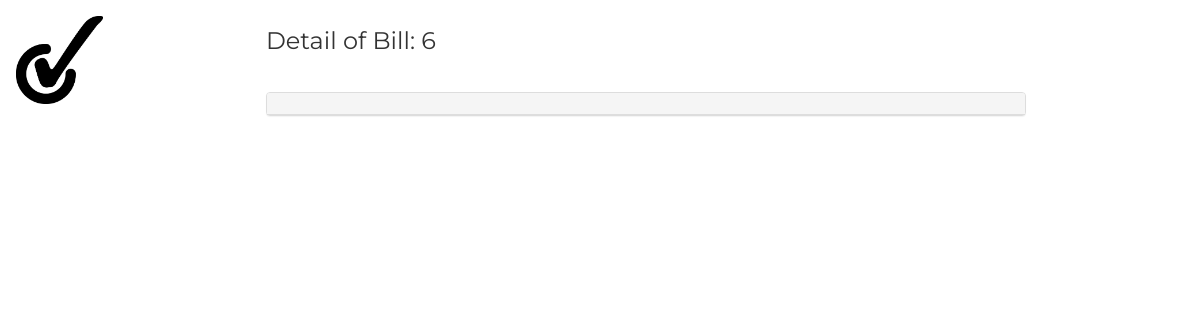
Before: /billdetail.php?madon=6 (signed in) with the older database file.
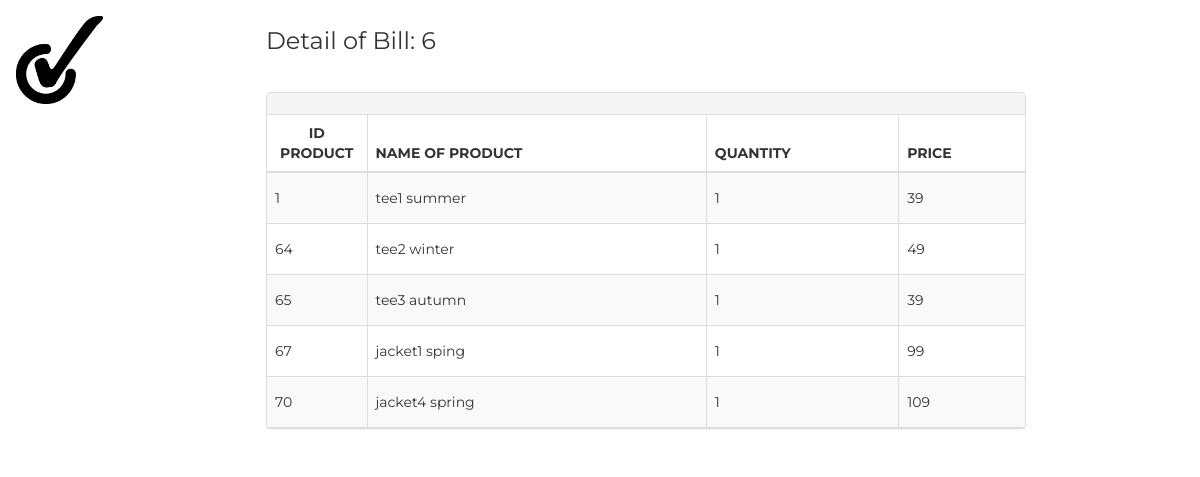
After: the same page with the newer database file.
### tables this page shows
CREATE TABLE `chitiethoadon` (
  `maDon` int(30) NOT NULL,
  `maSP` int(30) NOT NULL,
  `tenSP` varchar(50) NOT NULL,
  `userKH` varchar(64) NOT NULL,
  `soluong` int(11) NOT NULL,
  `gia` int(11) NOT NULL
);

### login.php (called while the page is built, shortened)
<?php
function isLoginedAdmin(){
    return isset($_SESSION['admin']);
}
?>

### billdetail.php (the view, shortened to what this page needs)
<!DOCTYPE html>
<?php
require_once('login.php');
?>
<html>
<link rel="stylesheet" href="SOURCE.css">
<link rel="stylesheet" href="https://cdnjs.cloudflare.com/ajax/libs/font-awesome/4.7.0/css/font-awesome.min.css">
<link rel="stylesheet" href="https://maxcdn.bootstrapcdn.com/bootstrap/3.3.6/css/bootstrap.min.css">
<link href="https://cdnjs.cloudflare.com/ajax/libs/font-awesome/4.4.0/css/font-awesome.min.css" rel="stylesheet" type="text/css">
<?php
require_once('login.php');
if (isLoginedAdmin()) {
?>
  <body class="w3-content" action="admin.php" style="max-width:1200px">
    <nav class="w3-sidebar w3-bar-block w3-white w3-collapse w3-top" style="z-index:3;width:250px" id="mySidebar">
      <div class="w3-container w3-display-container w3-padding-16">
        <a href="#"><img src="Images/ANHNEN/logocheck.jpg" alt="LOGO" width="40%"></a>
      </div>
      <div class="w3-padding-64 w3-large w3-text-gray" style="font-weight:bold">
      </div>
    </nav>
    <div class="w3-main" style="margin-left:250px">
      <header class="w3-container w3-xlarge w3-padding-24">
        <p class="w3-left"><?php echo "Detail of Bill: ".$_REQUEST['madon']; ?></p>
      </header>
      <div class="w3-container  ">
        <div class="row">
          <div class="col-md-10 ">
            <div class="panel panel-default panel-table">
              <div class="panel-heading">
                <div class="row">
                  <div class="col col-xs-6">
                    <h1 class="panel-title"><?php
                    $conn=createDBConnection();
                    echo $row['hoTen']; ?></h1>
                  </div>
                </div>
              </div>
              <div class="panel-body">
                <?php
                $sql = "SELECT * FROM chitiethoadon where maDon=".$_REQUEST['madon'];
                if ($result = mysqli_query($conn, $sql)) {
                  if (mysqli_num_rows($result) > 0) {
                ?>
                    <table class="table table-striped table-bordered table-list">
                      <thead>
                        <tr>
                          <th>ID PRODUCT</th>
                          <th>NAME OF PRODUCT</th>
                          <th>QUANTITY</th>
                          <th>PRICE</th>
                        </tr>
                      </thead>
                      <tbody>
                        <?php
                        while ($row = mysqli_fetch_array($result)) {
                        ?>
                          <tr>
                            <td class="hidden-xs"><?php echo $row['maSP'] ?></td>
                            <td><?php echo $row['tenSP'] ?></td>
                            <td><?php echo $row['soluong'] ?></td>
                            <td><?php echo $row['gia'] ?></td>
                          </tr>
              </div>
            </div>
      <?php
                        }
                      }
                    }
      ?>
          </div>
        </div>
      </div>
    </div>
    </div>
  </body>
<?php
}
?>
</html>

### SOURCE.css (style rules this page uses)
html { box-sizing:border-box }
*,*:before,*:after { box-sizing:inherit }
html { -ms-text-size-adjust:100%;-webkit-text-size-adjust:100% }
body { margin:0 }
article,aside,details,figcaption,figure,footer,header,main,menu,nav,section { display:block }
a { background-color:transparent }
img { border-style:none }
html,body { font-family:Verdana,sans-serif;font-size:15px;line-height:1.5 }
html { overflow-x:hidden }
img { vertical-align:middle }
a { color:inherit }
.w3-tooltip,.w3-display-container { position:relative }
.w3-sidebar { height:100%;width:200px;background-color:#fff;position:fixed!important;z-index:1;overflow:auto }
.w3-main,#main { transition:margin-left .4s }
.w3-container:after,.w3-container:before,.w3-panel:after,.w3-panel:before,.w3-row:after,.w3-row:before,.w3-row-padding:after,.w3-row-padding:before, .w3-cell-row:before,.w3-cell-row:after,.w3-clear:after,.w3-clear:before,.w3-bar:before,.w3-bar:after { content:"";display:table;clear:both }
.w3-content,.w3-auto { margin-left:auto;margin-right:auto }
.w3-content { max-width:980px }
@media (min-width:993px) { .w3-sidebar.w3-collapse { display:block!important } }
.w3-top,.w3-bottom { position:fixed;width:100%;z-index:1 }
.w3-top { top:0 }
.w3-container,.w3-panel { padding:0.01em 16px }
.w3-large { font-size:18px!important }
.w3-xlarge { font-size:24px!important }
.w3-padding-16 { padding-top:16px!important;padding-bottom:16px!important }
.w3-padding-24 { padding-top:24px!important;padding-bottom:24px!important }
.w3-padding-64 { padding-top:64px!important;padding-bottom:64px!important }
.w3-left { float:left!important }
.w3-white,.w3-hover-white:hover { color:#000!important;background-color:#fff!important }
.w3-text-grey,.w3-hover-text-grey:hover,.w3-text-gray,.w3-hover-text-gray:hover { color:#757575!important }

### billdetail.php (style rules this page uses)
.w3-sidebar a, form { font-family: "Roboto", sans-serif }
body, h1, h2, h3, h4, h5, h6, .w3-wide { font-family: "Montserrat", sans-serif; }
.panel-table .panel-body { padding: 0; }
.panel-table .panel-body .table-bordered { border-style: none; margin: 0; }
.panel-table .panel-body .table-bordered>thead>tr>th:first-of-type { text-align: center; width: 100px; }
.panel-table .panel-body .table-bordered>thead>tr>th:last-of-type, .panel-table .panel-body .table-bordered>tbody>tr>td:last-of-type { border-right: 0px; }
.panel-table .panel-body .table-bordered>thead>tr>th:first-of-type, .panel-table .panel-body .table-bordered>tbody>tr>td:first-of-type { border-left: 0px; }
.panel-table .panel-body .table-bordered>tbody>tr:first-of-type>td { border-bottom: 0px; }
.panel-table .panel-body .table-bordered>thead>tr:first-of-type>th { border-top: 0px; }
.panel-table .panel-body .table-bordered>tbody>tr>td { line-height: 34px; }

Changed rows visible on the page:
added chitiethoadon: maSP "1", tenSP "tee1 summer", soluong "1", gia "39"
added chitiethoadon: maSP "64", tenSP "tee2 winter", soluong "1", gia "49"
added chitiethoadon: maSP "65", tenSP "tee3 autumn", soluong "1", gia "39"
added chitiethoadon: maSP "67", tenSP "jacket1 sping", soluong "1", gia "99"
added chitiethoadon: maSP "70", tenSP "jacket4 spring", soluong "1", gia "109"
Other visible differences:
text now shown: "ID PRODUCT NAME OF PRODUCT QUANTITY PRICE"
